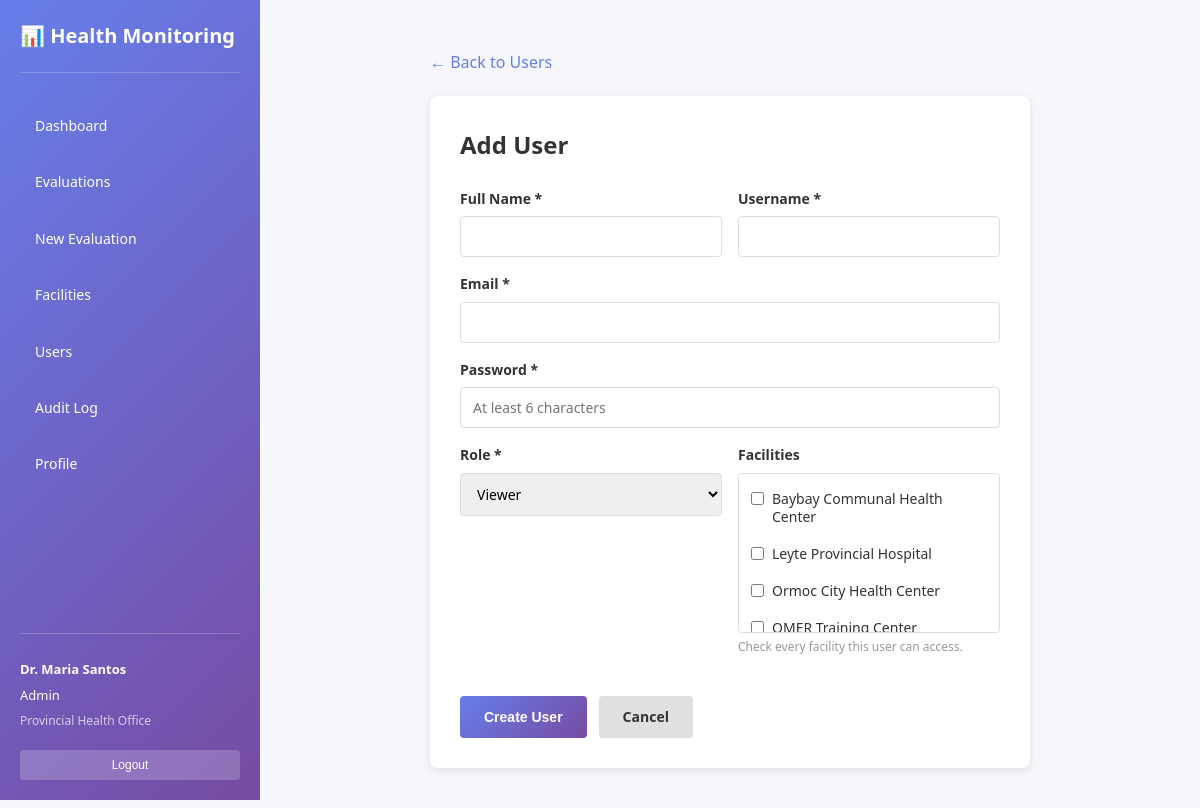
Page /add-user.php (signed in) on the committed database.
### tables this page shows
CREATE TABLE `facilities` (
  `id` int(11) NOT NULL,
  `name` varchar(255) NOT NULL,
  `facility_type` varchar(100) DEFAULT NULL,
  `province` varchar(100) DEFAULT NULL,
  `municipality` varchar(100) DEFAULT NULL,
  `address` text DEFAULT NULL,
  `contact_person` varchar(255) DEFAULT NULL,
  `contact_email` varchar(255) DEFAULT NULL,
  `contact_phone` varchar(20) DEFAULT NULL,
  `is_active` tinyint(1) DEFAULT 1,
  `created_at` timestamp NOT NULL DEFAULT current_timestamp(),
  `updated_at` timestamp NOT NULL DEFAULT current_timestamp() ON UPDATE current_timestamp(),
  `creator` int(11) DEFAULT NULL,
  `editor` int(11) DEFAULT NULL,
  `color_legend` text DEFAULT NULL
);

### config/BaseConfig.php (called while the page is built, shortened)
<?php
function asset($path = '') {
    return (BASE_PATH ?: '') . '/' . ltrim($path, '/');
}

### config/FacilityManager.php (called while the page is built, shortened)
<?php
class FacilityManager {
    private $db;
    private $table = 'facilities';
    public function __construct($db) {
        $this->db = $db;
    }
    public function getAllFacilitiesForAdmin() {
        try {
            $query = "SELECT * FROM " . $this->table . " ORDER BY name ASC";
            $stmt = $this->db->prepare($query);
            $stmt->execute();
            return $stmt->fetchAll();
        } catch (PDOException $e) {
            error_log("Get Facilities Error: " . $e->getMessage());
            return [];
        }
    }
}
?>

### add-user.php (the view, shortened to what this page needs)
<?php
require_once __DIR__ . '/config/BaseConfig.php';
require_once __DIR__ . '/config/FacilityManager.php';
try {
    $database = new Database();
    $db = $database->connect();
    $facility_manager = new FacilityManager($db);
    $facilities = $facility_manager->getAllFacilitiesForAdmin();
} catch (Exception $e) {
    $facilities = [];
}
?>
<!DOCTYPE html>
<html lang="en">
<head>
    <link rel="stylesheet" href="<?php echo asset('css/styles.css'); ?>">
</head>
<body>
    <div class="dashboard-container">
        <?php include __DIR__ . '/includes/sidebar.php'; ?>
        <div class="main-content">
            <div class="container">
                <a class="back-link" href="users.php">← Back to Users</a>
        <div class="card">
            <h1>Add User</h1>
            <form method="POST" action="">
                <div class="form-row">
                    <div class="form-group">
                        <label for="full_name">Full Name *</label>
                        <input type="text" id="full_name" name="full_name" required value="<?php echo htmlspecialchars($_POST['full_name'] ?? ''); ?>">
                    </div>
                    <div class="form-group">
                        <label for="username">Username *</label>
                        <input type="text" id="username" name="username" required value="<?php echo htmlspecialchars($_POST['username'] ?? ''); ?>">
                    </div>
                </div>
                <div class="form-group">
                    <label for="email">Email *</label>
                    <input type="email" id="email" name="email" required value="<?php echo htmlspecialchars($_POST['email'] ?? ''); ?>">
                </div>
                <div class="form-group">
                    <label for="password">Password *</label>
                    <input type="password" id="password" name="password" required minlength="6" placeholder="At least 6 characters">
                </div>
                <div class="form-row">
                    <div class="form-group">
                        <label for="role">Role *</label>
                        <select id="role" name="role" required>
                            <option value="viewer" <?php echo ($_POST['role'] ?? '') === 'viewer' ? 'selected' : ''; ?>>Viewer</option>
                        </select>
                    </div>
                    <div class="form-group">
                        <label>Facilities</label>
                        <div class="facility-checkbox-list">
                            <?php $selected_ids = array_map('intval', $_POST['facility_ids'] ?? []); ?>
                            <?php foreach ($facilities as $f): ?>
                                <label class="facility-checkbox">
                                    <input type="checkbox" name="facility_ids[]" value="<?php echo (int)$f['id']; ?>" <?php echo in_array((int)$f['id'], $selected_ids, true) ? 'checked' : ''; ?>>
                                    <span><?php echo htmlspecialchars($f['name']); ?></span>
                                </label>
                            <?php endforeach; ?>
                        </div>
                        <div class="form-help">Check every facility this user can access.</div>
                    </div>
                </div>
                <div class="btn-group">
                    <button type="submit" class="btn btn-primary">Create User</button>
                    <a href="users.php" class="btn btn-secondary">Cancel</a>
                </div>
            </form>
        </div>
            </div>
        </div>
    </div>
</body>
</html>

### css/styles.css (style rules this page uses)
:root { --primary-color: #667eea; --primary-gradient: linear-gradient(135deg, #667eea 0%, #764ba2 100%); --secondary-color: #764ba2; --text-color: #333; --text-light: #666; --text-lighter: #999; --border-color: #ddd; --border-light: #eee; --bg-light: #f5f5f5; --bg-lighter: #f9f9f9; --bg-page: #f5f7fa; --success-color: #4caf50; --error-color: #f44336; --warning-color: #ff9800; --info-color: #2196f3; }
* { margin: 0; padding: 0; box-sizing: border-box; }
html { scroll-behavior: smooth; }
body { font-family: 'Segoe UI', Tahoma, Geneva, Verdana, sans-serif; color: var(--text-color); background: var(--bg-page); line-height: 1.6; }
h1, h2, h3, h4, h5, h6 { font-weight: 600; margin-bottom: 0.5em; }
h1 { font-size: 32px; }
a { color: var(--primary-color); text-decoration: none; transition: color 0.2s; }
.btn { display: inline-block; padding: 10px 20px; border: none; border-radius: 4px; cursor: pointer; font-size: 14px; font-weight: 600; transition: all 0.3s; text-decoration: none; text-align: center; }
.btn-primary { background: var(--primary-gradient); color: white; }
.btn-secondary { background: var(--bg-light); color: var(--text-color); border: 1px solid var(--border-color); }
.form-group { margin-bottom: 20px; }
.form-group label { display: block; margin-bottom: 8px; font-weight: 600; font-size: 14px; color: var(--text-color); }
input[type="text"], input[type="email"], input[type="password"], input[type="number"], input[type="date"], input[type="time"], input[type="datetime-local"], select, textarea { width: 100%; padding: 12px; border: 1px solid var(--border-color); border-radius: 4px; font-size: 14px; font-family: inherit; transition: border-color 0.2s, box-shadow 0.2s; }
select { cursor: pointer; }
.card { background: white; border-radius: 8px; box-shadow: 0 2px 8px rgba(0, 0, 0, 0.1); transition: box-shadow 0.3s; }
.dashboard-container { display: flex; min-height: 100vh; }
.main-content { margin-left: 260px; width: 100%; min-height: 100vh; padding: 30px 30px 30px 30px; background: var(--bg-page); }

### add-user.php (style rules this page uses)
body { font-family: 'Segoe UI', sans-serif; background: #f5f7fa; padding: 20px; }
.container { max-width: 600px; margin: 0 auto; }
.card { background: white; padding: 30px; border-radius: 8px; box-shadow: 0 2px 8px rgba(0,0,0,0.1); margin-bottom: 20px; }
.card h1 { margin: 0 0 24px 0; color: #333; font-size: 24px; }
.form-group { margin-bottom: 16px; }
.form-group label { display: block; margin-bottom: 6px; font-weight: 600; color: #333; }
.form-group input, .form-group select { width: 100%; padding: 10px 12px; border: 1px solid #ddd; border-radius: 4px; font-size: 14px; }
.form-row { display: grid; grid-template-columns: 1fr 1fr; gap: 16px; }
.form-help { font-size: 12px; color: #999; margin-top: 4px; }
.facility-checkbox-list { width: 100%; max-height: 160px; overflow-y: auto; border: 1px solid #ddd; border-radius: 4px; padding: 10px 12px; background: white; }
.facility-checkbox { display: flex !important; align-items: flex-start; gap: 8px; padding: 6px 0; margin: 0; font-weight: 400 !important; line-height: 1.35; cursor: pointer; }
.facility-checkbox input { width: auto; margin: 2px 0 0 0; flex: 0 0 auto; }
.facility-checkbox span { flex: 1; }
.btn { padding: 10px 24px; border: none; border-radius: 4px; cursor: pointer; font-size: 14px; font-weight: 600; }
.btn-primary { background: linear-gradient(135deg, #667eea, #764ba2); color: white; }
.btn-secondary { background: #e0e0e0; color: #333; text-decoration: none; display: inline-block; }
.btn-group { display: flex; gap: 12px; margin-top: 24px; }
.back-link { color: #667eea; text-decoration: none; display: inline-block; margin-bottom: 20px; font-weight: 500; }

### rows in the picture
facilities: name "Baybay Communal Health Center"
facilities: name "Leyte Provincial Hospital"
facilities: name "Ormoc City Health Center"
facilities: name "QMER Training Center"

### other values in the picture
$nav['label'] "Dashboard"
$nav['label'] "Evaluations"
$nav['label'] "New Evaluation"
$nav['label'] "Facilities"
$nav['label'] "Users"
$nav['label'] "Audit Log"
$nav['label'] "Profile"
$user['full_name'] "Dr. Maria Santos"
$current_role "Admin"
